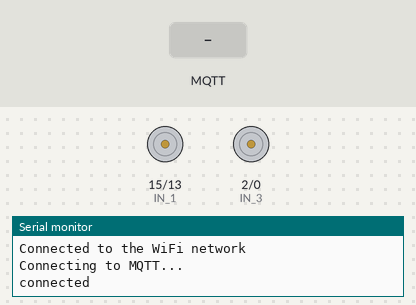
Simulated run of this sketch. Board: ESP8266 (NodeMCU). On the bench: motor-driver pin pairs drawn as motors (green arrow = first pin HIGH = forward, orange = second pin HIGH = backward, longer = more drive, scaled by the enable pin), the last lines printed to the serial monitor. The test bench sets the inputs (shaded band). WiFi joins after 1.5 s; servers stay silent unless stated; network time is answered at once with the bench clock; the local clock reads 2024-03-15 10:24:30 at power-on unless the sketch sets it; no MQTT or app messages arrive unless stated.

Above: at 2.7 s.
2.8 s: MQTT message "f" arrives on the first subscribed topic
At 3.1 s:
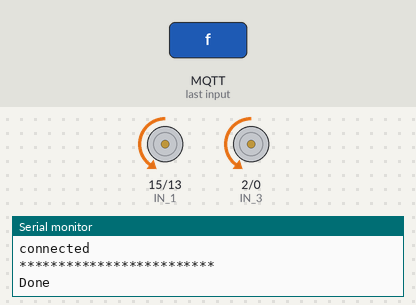
5.8 s: MQTT message "1" arrives on the first subscribed topic
7.3 s: MQTT message "on" arrives on the first subscribed topic
Timing chart, 0 to 10.3 s (numbered marks = the images above; inputs shaded):
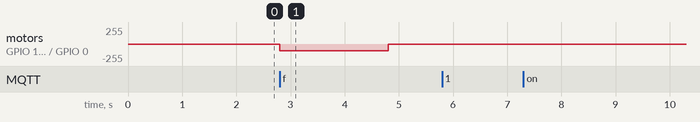

Measured:
- after the input at 2.8 s, motor on GPIO 15 (IN_1) / GPIO 13 (IN_2), motor on GPIO 2 (IN_3) / GPIO 0 (IN_4): stopped → backward 100/255 at once, → stopped 2.0 s later

The sketch:

Bot2.ino
```cpp
#include <ESP8266WiFi.h>
#include <PubSubClient.h>
#include <NTPClient.h>
#include <WiFiUdp.h>

#define ENA   14          // Enable/speed motors Right        GPIO14(D5)
#define ENB   12          // Enable/speed motors Left         GPIO12(D6)
#define IN_1  15          // L298N in1 motors RightP          GPIO15(D8)
#define IN_2  13          // L298N in2 motors RightN           GPIO13(D7)
#define IN_3  2           // L298N in3 motors LeftP            GPIO2(D4)
#define IN_4  0           //L298N in4 motors LeftN            GPIO0 (D3)

const char* ssid = "Banyan_House_Nestor";        // Enter your WiFi name
const char* password =  "banyan@sbn";   // Enter WiFi password
const char* mqttServer = "36.255.69.54";  // Enter Server Ip
const int mqttPort = 1883;        // Port
const char* mqttUser = "";
const char* mqttPassword = "";

WiFiClient espClient;
PubSubClient client(espClient);

WiFiUDP ntpUDP;
NTPClient timeClient(ntpUDP, "pool.ntp.org");

// Variable to save current epoch time
double epochTime;

void setup() {
  pinMode(ENA, OUTPUT);
  pinMode(ENB, OUTPUT);
  pinMode(IN_1, OUTPUT);
  pinMode(IN_2, OUTPUT);
  pinMode(IN_3, OUTPUT);
  pinMode(IN_4, OUTPUT);

  Serial.begin(115200);

  WiFi.begin(ssid, password);

  while (WiFi.status() != WL_CONNECTED) {
    delay(500);
    Serial.println("Connecting to WiFi..");
  }
  Serial.println("Connected to the WiFi network");

  client.setServer(mqttServer, mqttPort);
  client.setCallback(callback);

  while (!client.connected()) {
    Serial.println("Connecting to MQTT...");
    // UNIUE ID / STRING
    if (client.connect("ESP8266Client2", mqttUser, mqttPassword )) {

      Serial.println("connected");

    } else {

      Serial.print("failed with state ");
      Serial.print(client.state());
      delay(2000);

    }
  }

  client.subscribe("bot2");

}

  // Function that gets current epoch time
  double getTime() {
  timeClient.update();
  double now = timeClient.getEpochTime();
  return now;
}

void forward(){
  digitalWrite(IN_1, LOW);
  digitalWrite(IN_2, HIGH);
  analogWrite(ENA, 100);

  digitalWrite(IN_3, LOW);
  digitalWrite(IN_4, HIGH);
  analogWrite(ENB, 100);
}


void _stop(){
  digitalWrite(IN_1, LOW);
  digitalWrite(IN_2, LOW);
  analogWrite(ENA, 0);

  digitalWrite(IN_3, LOW);
  digitalWrite(IN_4, LOW);
  analogWrite(ENB, 0);
}

void callback(char* topic, byte* payload, unsigned int length) {
  Serial.println("*************************");

  if (((char)payload[0]) == 'f'){Serial.println("Done");forward();delay(2000);_stop();}
  Serial.println((char)payload[0]);
  epochTime = getTime();
  Serial.print("Epoch Time: ");
  Serial.println(epochTime);

  Serial.println("*************************");
  Serial.println();
}
void loop() {
  client.loop();
}
```
